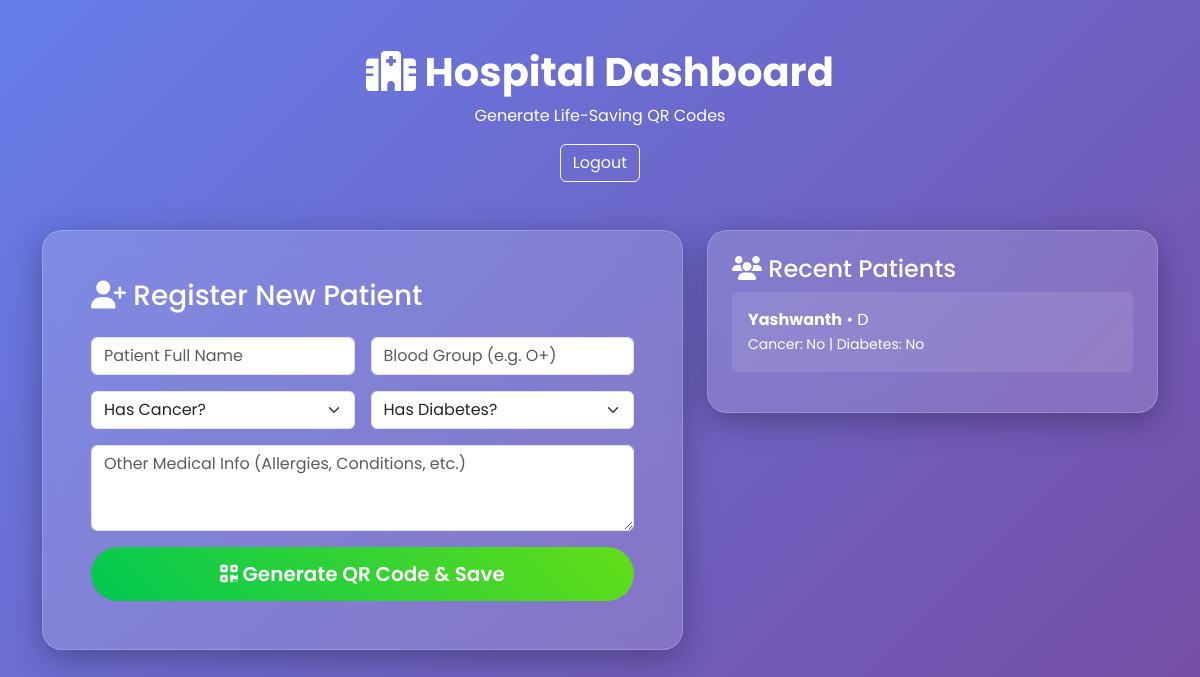
The app's page /hospital (signed in) with its own data.
### tables this page shows
CREATE TABLE patients
                 (id INTEGER PRIMARY KEY, hospital_id INTEGER, name TEXT, blood_group TEXT, has_cancer TEXT, has_diabetes TEXT, other_info TEXT);

### app.py (the view, shortened to what this page needs)
@app.route('/hospital', methods=['GET', 'POST'])
def hospital_panel():
    if 'user_type' not in session or session['user_type'] != 'hospital':
        return redirect(url_for('hospital_login'))
    hospital_id = session['user_id']
    conn = sqlite3.connect('healthqr.db')
    c = conn.cursor()
    c.execute("SELECT id, name, blood_group, has_cancer, has_diabetes, other_info FROM patients WHERE hospital_id=?", (hospital_id,))
    patients = c.fetchall()
    conn.close()
    return render_template('hospital_panel.html', patients=patients)

### templates/hospital_panel.html (shortened to what this page needs)
{% extends "base.html" %}
{% block content %}
<div class="text-center mb-5">
    <h1 class="logo text-white"><i class="fas fa-hospital"></i> Hospital Dashboard</h1>
    <p class="text-white">Generate Life-Saving QR Codes</p>
    <a href="/logout" class="btn btn-outline-light">Logout</a>
</div>
<div class="row">
    <div class="col-lg-7">
        <div class="glass p-5 card-hover">
            <h3 class="text-white mb-4"><i class="fas fa-user-plus"></i> Register New Patient</h3>
            <form method="POST">
                <div class="row g-3">
                    <div class="col-md-6"><input type="text" name="name" class="form-control" placeholder="Patient Full Name" required></div>
                    <div class="col-md-6"><input type="text" name="blood_group" class="form-control" placeholder="Blood Group (e.g. O+)" required></div>
                    <div class="col-md-6">
                        <select name="has_cancer" class="form-select" required>
                            <option value="">Has Cancer?</option>
                        </select>
                    </div>
                    <div class="col-md-6">
                        <select name="has_diabetes" class="form-select" required>
                            <option value="">Has Diabetes?</option>
                        </select>
                    </div>
                    <div class="col-12">
                        <textarea name="other_info" class="form-control" rows="3" placeholder="Other Medical Info (Allergies, Conditions, etc.)"></textarea>
                    </div>
                    <div class="col-12">
                        <button type="submit" class="btn btn-gradient btn-lg w-100">
                            <i class="fas fa-qrcode"></i> Generate QR Code & Save
                        </button>
                    </div>
                </div>
            </form>
        </div>
    </div>
    <div class="col-lg-5">
        <div class="glass p-4 card-hover">
            <h4 class="text-white"><i class="fas fa-users"></i> Recent Patients</h4>
            <div style="max-height: 500px; overflow-y: auto;">
                {% for p in patients %}
                <div class="bg-white bg-opacity-10 p-3 rounded mb-3 text-white">
                    <strong>{{ p[1] }}</strong> • {{ p[2] }}<br>
                    <small>Cancer: {{ p[3] }} | Diabetes: {{ p[4] }}</small>
                </div>
                {% endfor %}
            </div>
        </div>
    </div>
</div>
{% endblock %}

### templates/base.html (style rules this page uses)
body { font-family: 'Poppins', sans-serif; background: linear-gradient(135deg, #667eea 0%, #764ba2 100%); min-height: 100vh; margin: 0; }
.glass { background: rgba(255, 255, 255, 0.15); backdrop-filter: blur(12px); border-radius: 20px; border: 1px solid rgba(255, 255, 255, 0.2); box-shadow: 0 8px 32px rgba(0, 0, 0, 0.3); }
.btn-gradient { background: linear-gradient(45deg, #00c853, #64dd17); border: none; color: white; font-weight: 600; padding: 12px 30px; border-radius: 50px; transition: all 0.3s; }
.card-hover { transition: all 0.4s; }
.logo { font-size: 2.5rem; font-weight: 700; color: #fff; }

### records on screen
patients: name "Yashwanth", blood_group "D", has_cancer "No", has_diabetes "No"
